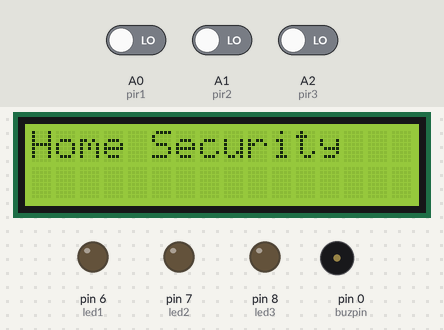
The sketch below on a simulated Arduino Uno, built with avr-gcc and run on an emulated ATmega328P. Shown: 16×2 character LCD, output pins drawn as LEDs (lit = HIGH), buzzer (waves = sounding). The inputs (shaded band) are chosen by the test bench; at power-on: A0 (pir1) LOW, A1 (pir2) LOW, A2 (pir3) LOW. The modem accepts every AT command (registered, SIM ready, sends succeed) and sends nothing else; what the sketch prints to the serial monitor is not drawn.

Above: at 0.1 s.
At 4.3 s:
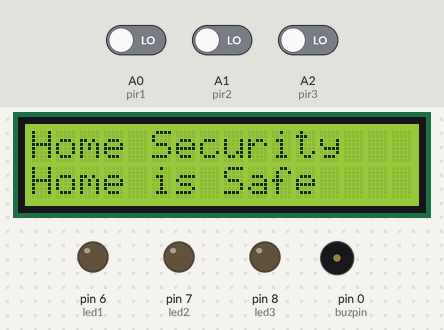
4.4 s: A0 (pir1) driven HIGH
At 5.5 s:
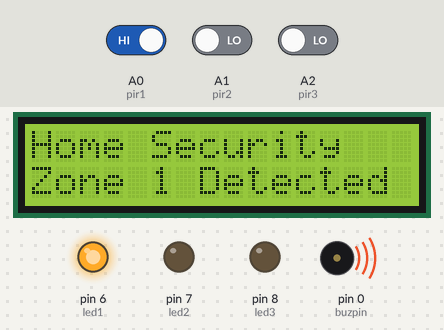
Timing chart, 0 to 7.4 s (numbered marks = the images above; inputs shaded):
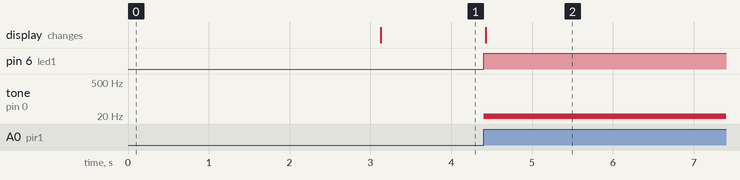

The sketch:

home_security.ino
```cpp
#include <LiquidCrystal.h>
#include <SoftwareSerial.h>
#define pir1 A0
#define pir2 A1
#define pir3 A2
#define led1 6
#define led2 7
#define led3 8
#define buzpin 0
SoftwareSerial gsm(11, 9
);
LiquidCrystal lcd(13, 12, 5, 4 , 3, 2);
String phone="+255788092978";

void setup(){
  Serial.begin(9600);
  gsm.begin(9600);
  //Output for LED
  pinMode(led1, OUTPUT);
  pinMode(led2, OUTPUT);
  pinMode(led3, OUTPUT);

  //Input for the pir sensors
  pinMode(pir1, INPUT);
  pinMode(pir2, INPUT);
  pinMode(pir3, INPUT);
  digitalWrite(pir1, LOW);
  digitalWrite(pir2, LOW);
  digitalWrite(pir3, LOW);

  //buzzer initialised
  digitalWrite(buzpin, LOW);

  //LCD print setup
  lcd.begin(16,2);
  lcd.setCursor(0,0);
  lcd.print("Home Security");

  // Check if you're currently connected to SIM800C
    while(!gsm.available()){
      gsm.println("AT");
      delay(1000);
      Serial.println("connecting....");
    }
    Serial.println("Connected..");
    gsm.println("AT+CMGF=1");  //Set SMS Text Mode
    delay(1000);
    gsm.println("AT+CNMI=1,2,0,0,0");  //procedure, how to receive messages from the network
    delay(1000);
    gsm.println("AT+CMGL=\"REC UNREAD\""); // Read unread messages
    Serial.println("Ready to receive Commands..");
}
void loop(){

 if(digitalRead(pir1)){
    tone(buzpin, 20);
    digitalWrite(led1, HIGH);
    lcd.setCursor(0,2);
    lcd.print("Zone 1 Detected");
    gsm.print("AT+CMGS=\"+255788092978\"\r");
    delay(1000);
    gsm.print("Zone 1 Detected");
    gsm.print((char)26);
    delay(10000);
  }
  else if(digitalRead(pir2)){
    tone(buzpin, 20);
    digitalWrite(led2, HIGH);
    lcd.setCursor(0,2);
    lcd.print("Zone 2 Detected");
    gsm.print("AT+CMGS=\"+255788092978\"\r");
    delay(1000);
    gsm.print("Zone 2 Detected");
    gsm.print((char)26);
    delay(10000);
  }
  else if(digitalRead(pir3)){
    tone(buzpin, 20);
    digitalWrite(led3, HIGH);
    lcd.setCursor(0,2);
    lcd.print("Zone 3 Detected");
    gsm.print("AT+CMGS=\"+255788092978\"\r");
    delay(1000);
    gsm.print("Zone 3 Detected");
    gsm.print((char)26);
    delay(10000);
  }
  else{
    noTone(buzpin);
    lcd.setCursor(0,2);
    lcd.print("Home is Safe");
    }
}
```

Measured:
- after the input at 4.4 s, pin 6 (led1): LOW → HIGH at once; tone on pin 0 (buzpin): silent → 20 Hz at once; the display: changes at once (image 2)
